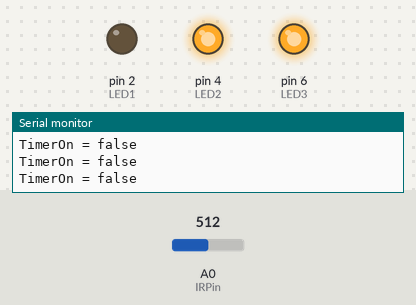
Recording of a sketch running on a simulated Arduino Uno, built with avr-gcc and run on an emulated ATmega328P. Parts: output pins drawn as LEDs (lit = HIGH), the last lines printed to the serial monitor. The test bench sets the inputs (shaded band); at power-on: A0 (IRPin) = 512.

Above: at 1.2 s.
1.3 s: A0 (IRPin) set to 678
4.3 s: A0 (IRPin) set to 710
At 5.0 s:
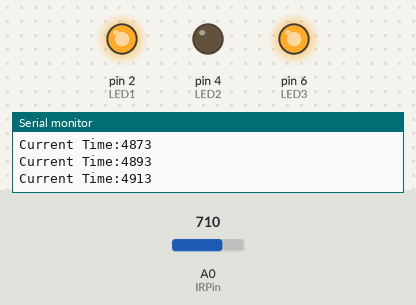
At 7.7 s:
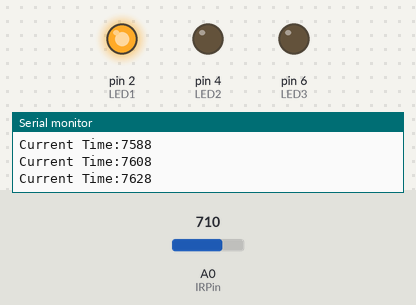
Timing chart, 0 to 9.2 s (numbered marks = the images above; inputs shaded):
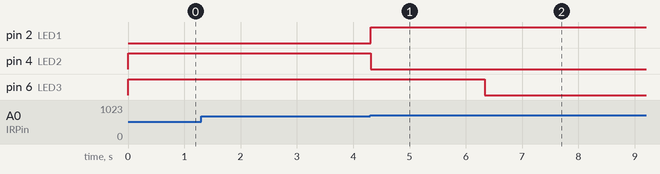

The sketch:

Courtney_try_1.ino
```cpp
#define IRPin A0
#define LED 13 //Sets LED pin

#include <math.h>

#define LED1 2 // Green
#define LED2 4 // Yellow
#define LED3 6 // Red

#define Off 0
#define On 1

void setup() {
  Serial.begin(9600);
  Serial.println("Courtney IR sensor program");
  pinMode(LED1, OUTPUT);
  pinMode(LED2, OUTPUT);
  pinMode(LED3, OUTPUT);
  pinMode(IRPin, INPUT); //input from sensor

}
void loop()
{
  static bool WasObject = false;
  //static bool LED3On = false;
  static bool TimerOn = false;

  //Distance Math
  float NewRead = ReadValue(); //Read from sensor
  float Distance = FindDistance(NewRead); //Find distance
     /*Serial.print("Distance: ");
     Serial.println(Distance);*/
  static bool timerun = false;

//Decide LED1 & LED2
  if (Distance > 5 && Distance <= 25) {
    Object(); //LED1 & LED2
    WasObject = true;
    //Serial.println("Current: On");
    //Serial.print(Distance);
    if (TimerOn == false){ //Light off
      digitalWrite(LED3, HIGH);
      Serial.println("TimerOn = false");
    }
    else if (TimerOn == true){ //Light on
      digitalWrite(LED3, LOW);
      TimerOn = false;
      Serial.println("TimerOn = true");
    }

  }
  else {
    NoObject(); //LED1 & LED2
    if (WasObject == true){ //Start timer
      //Serial.println("Timer Start");
      timerun = timer();
    }
  }
}

bool timer(){
  static bool NewStart = true;
  int CurrentTime = millis();
  static int StopTime = 0;
  bool timerun;

  Serial.print("Current Time:");
  Serial.println(CurrentTime);

  if (NewStart == true){
    StopTime = CurrentTime + 2000;
    NewStart = false;
    Serial.print("Current Time Stop:");
    Serial.println(StopTime);
    timerun = true;
    Serial.println("Timer = true in Timer");
  }

  else if(CurrentTime >= StopTime && StopTime != 0){
    NewStart = true;
    digitalWrite(LED3, LOW); //Turns off LED3
    Serial.println("Timer Reset");
    timerun = false;
    Serial.println("Timer = false in Timer");
  }
  return timerun;
}

void Object(){
  digitalWrite(LED1, LOW);
  digitalWrite(LED2, HIGH);
  digitalWrite(LED3, HIGH);
}

void NoObject(){
  digitalWrite(LED1, HIGH);
  digitalWrite(LED2, LOW);
}

float ReadValue() {
  //Referenced from Wilhem's Practice Code
  int A2D = analogRead(IRPin);
  float SensorVolts = double(A2D);  //To double
  SensorVolts *= 5.0/1024;         // To Volts
  /*Serial.print("Read: ");
  Serial.println(SensorVolts);*/
  return SensorVolts;
}
float FindDistance(float ReadValue){
  float V;
  int Distance;
  V = ReadValue; //Sets Volts
  Distance = pow((V/14.475),(1/-0.8118)); //Sensor Calibration Curve
  //Serial.print("Distance: ");
  //Serial.println(Distance);
  return Distance;
}
```

Measured:
- the behaviour switches between 692 and 693 on A0 (IRPin) (found by bisection; images 0 and 1)
- after the input at 4.3 s, pin 2 (LED1): LOW → HIGH at once; pin 4 (LED2): HIGH → LOW at once; pin 6 (LED3): HIGH → LOW after 2.0 s
